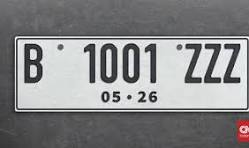
#> input picture plat.jpg, 249 x 148 px
$ python image_enhancing.py
#> lines starting #> are read from the running program, lines starting #| are printed output that depends on the picture
import imageio.v3 as image
import numpy as np
import matplotlib.pyplot as plt

path = "plat.jpg"
my_image = image.imread(path)
#> my_image is the input picture: shape (148, 249, 3); mean R, G, B 133.9, 134, 135.1

def brightness(img, factor):
#> called with factor = -100
    img_result = img.astype(np.float32)
    img_result = img_result + factor
    img_result = np.clip(img_result, 0, 255)
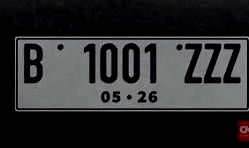
#> img_result: shape (148, 249, 3) float32; mean R, G, B 44.4, 44.6, 45.1
    return img_result.astype(np.uint8)

def contrast(img, factor):
#> called with factor = -2
    mean = 128
    img_result = img.astype(np.float32)
    img_result = mean + factor * (img_result - mean)
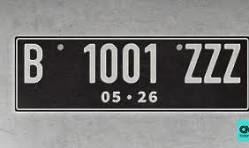
#> img_result: shape (148, 249, 3) float32; mean R, G, B 116.2, 116, 113.8; drawn with min black and max white
    img_result = np.clip(img_result, 0, 255)
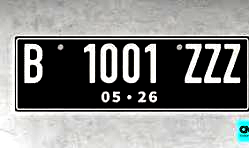
#> img_result: shape (148, 249, 3) float32; mean R, G, B 132.9, 133.9, 132.3
    return img_result.astype(np.uint8)

bright = brightness(my_image, -100)
contrast = contrast(my_image, -2)

plt.figure(figsize=(10,10))

plt.subplot(1,3,1)
plt.imshow(my_image, origin="upper")
plt.title("Gambar Asli")

plt.subplot(1,3,2)
plt.imshow(bright, origin="upper")
plt.title("Gambar Brightness")

plt.subplot(1,3,3)
plt.imshow(contrast, origin="upper")
plt.title("Gambar Contrast")

plt.tight_layout()

plt.show()
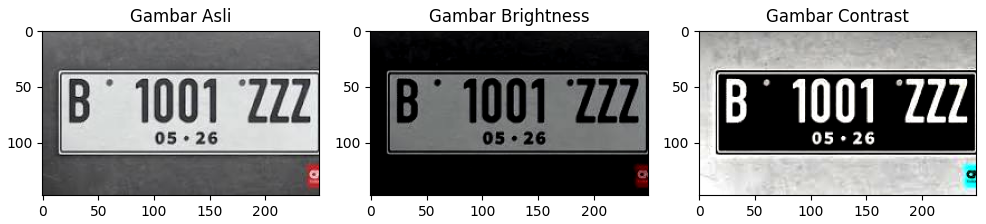
#> figure drawn by matplotlib, 3 panels
